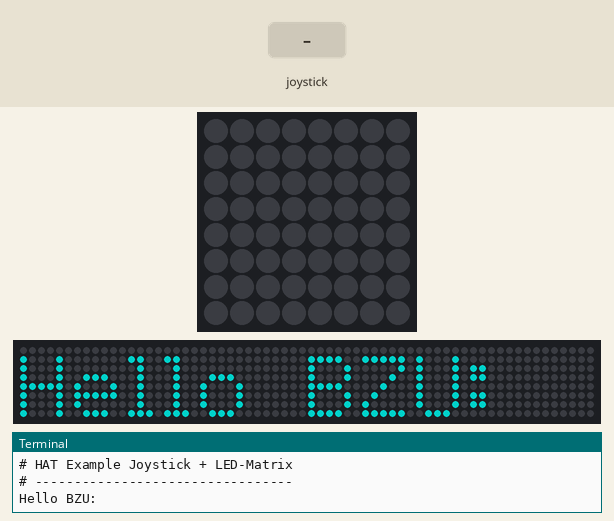
The program below on a simulated Raspberry Pi (BCM pin numbers) with a Sense HAT. On the bench: the Sense HAT's 8×8 RGB LED matrix, a strip that is not on the board, showing the scrolling text unrolled, the last lines printed to the terminal. Inputs (shaded band) come from the test bench. Dim RGB values are drawn brighter than linear; the 64×8 strip is a reading aid, not a part: it shows the text the matrix is scrolling, unrolled, one strip-width of it at a time. At 16.5 s the program stops and its outputs stay as they are.

Above: at 6.1 s.
At 8.1 s:
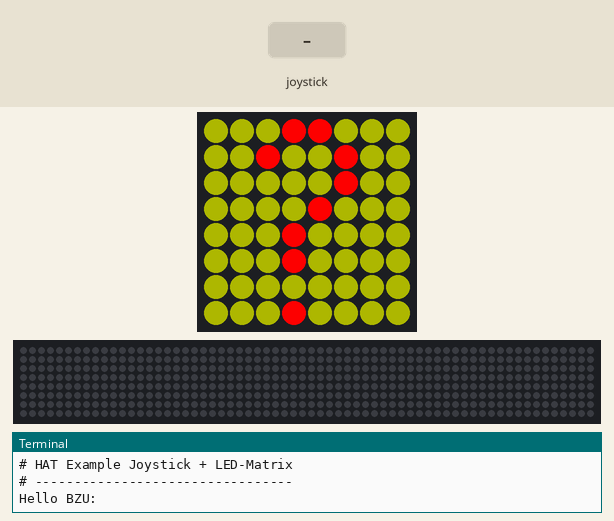
8.2 s: joystick pushed up
At 9.0 s:
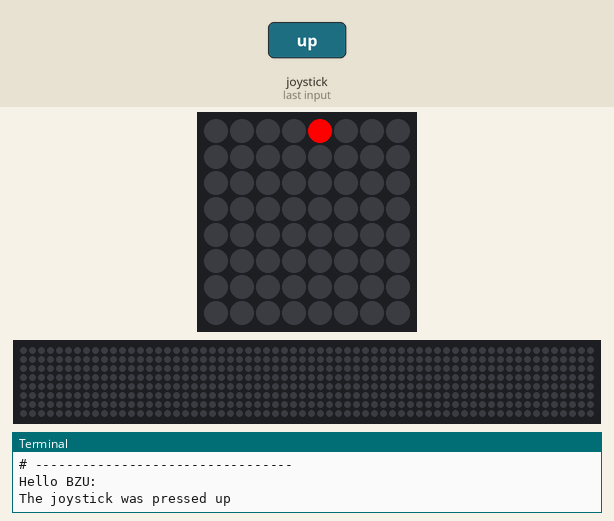
10.7 s: joystick pushed right
At 11.1 s:
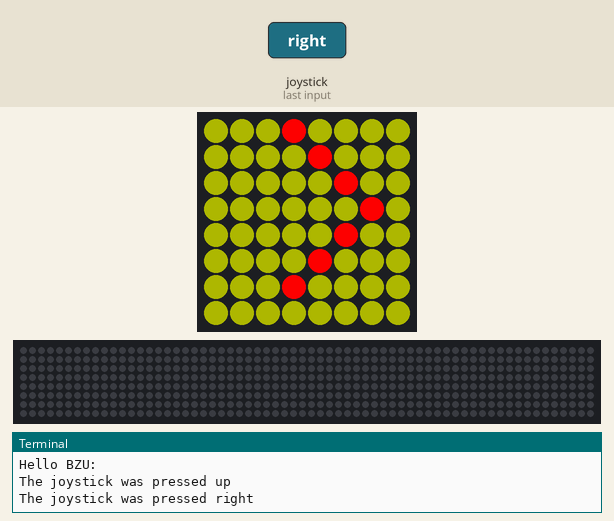

Measured:
- after the input at 8.2 s, the LEDs: change at once (image 2)
- after the input at 10.7 s, the LEDs: change at once (image 3)
- what the display in image 0 shows lasts 0.7 s, from 6.1 s to 6.8 s
- what the display in image 2 shows lasts 1.0 s, from 8.2 s to 9.2 s

The program:

HAT_senseHatExample.py
```python
#!/usr/bin/python3

from __future__ import print_function
from sense_hat import SenseHat
import os
import sys
import time


sense = SenseHat()


print("\n\n")
print("# HAT Example Joystick + LED-Matrix ")
print("# --------------------------------- ")
name    = "BZU:"
vorname = ""
displayMsg = "Hello " + name + " " + vorname
print(displayMsg)

sense.show_message(displayMsg, text_colour=(0,125,125))


X = [255, 0, 0]   # Red
O = [70,70, 0]    # Yellow

question_mark = [
O, O, O, X, X, O, O, O,
O, O, X, O, O, X, O, O,
O, O, O, O, O, X, O, O,
O, O, O, O, X, O, O, O,
O, O, O, X, O, O, O, O,
O, O, O, X, O, O, O, O,
O, O, O, O, O, O, O, O,
O, O, O, X, O, O, O, O
]

question_gt = [
O, O, O, X, O, O, O, O,
O, O, O, O, X, O, O, O,
O, O, O, O, O, X, O, O,
O, O, O, O, O, O, X, O,
O, O, O, O, O, X, O, O,
O, O, O, O, X, O, O, O,
O, O, O, X, O, O, O, O,
O, O, O, O, O, O, O, O
]

finished = False
while not finished:
    sense.set_pixels(question_mark)
    event = sense.stick.wait_for_event(emptybuffer=True)   # wait for events, but delete all events happen before this call
    sense.clear()   # clear LED matrix
    print("The joystick was {} {}".format(event.action, event.direction))
    if (event.direction == "right"):
        sense.set_pixels(question_gt)
        finished = True
    elif (event.direction == "up"):
        # examples using (x, y, r, g, b)
        sense.set_pixel(4, 0, 255, 0, 0)
    elif (event.direction == "left"):
        # examples using (x, y, r, g, b)
        sense.set_pixel(0, 4, 255, 255, 0)
    elif (event.direction == "down"):
        # examples using (x, y, r, g, b)
        sense.set_pixel(4, 7, 0, 255, 0)
    elif (event.direction == "middle"):
        # examples using (x, y, r, g, b)
        sense.set_pixel(4, 4, 0, 0, 255)
    time.sleep(1)  # sleeps for 1s

sense.show_message("Closed!!!", text_colour=(0,125,125))
```
